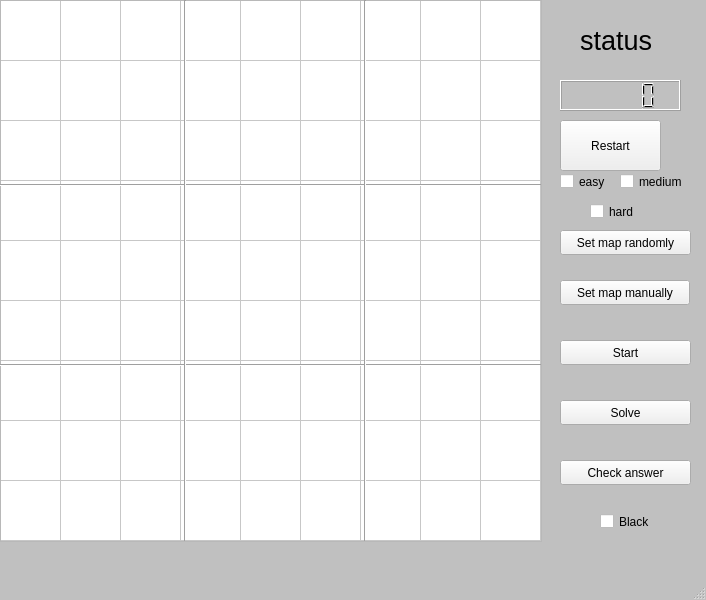
<?xml version="1.0" encoding="UTF-8"?>
<ui version="4.0">
 <class>MainWindow</class>
 <widget class="QMainWindow" name="MainWindow">
  <property name="geometry">
   <rect>
    <x>0</x>
    <y>0</y>
    <width>706</width>
    <height>600</height>
   </rect>
  </property>
  <property name="windowTitle">
   <string>MainWindow</string>
  </property>
  <property name="styleSheet">
   <string notr="true">QMainWindow{
background-color:rgb(192,192,192);
}</string>
  </property>
  <widget class="QWidget" name="centralWidget">
   <widget class="QTableWidget" name="tableWidget">
    <property name="geometry">
     <rect>
      <x>0</x>
      <y>0</y>
      <width>542</width>
      <height>542</height>
     </rect>
    </property>
    <property name="rowCount">
     <number>9</number>
    </property>
    <property name="columnCount">
     <number>9</number>
    </property>
    <attribute name="horizontalHeaderVisible">
     <bool>false</bool>
    </attribute>
    <attribute name="horizontalHeaderDefaultSectionSize">
     <number>60</number>
    </attribute>
    <attribute name="verticalHeaderVisible">
     <bool>false</bool>
    </attribute>
    <attribute name="verticalHeaderDefaultSectionSize">
     <number>60</number>
    </attribute>
    <row/>
    <row/>
    <row/>
    <row/>
    <row/>
    <row/>
    <row/>
    <row/>
    <row/>
    <column/>
    <column/>
    <column/>
    <column/>
    <column/>
    <column/>
    <column/>
    <column/>
    <column/>
    <item row="0" column="0">
     <property name="text">
      <string/>
     </property>
     <property name="textAlignment">
      <set>AlignCenter</set>
     </property>
    </item>
    <item row="0" column="1">
     <property name="text">
      <string/>
     </property>
    </item>
    <item row="0" column="2">
     <property name="text">
      <string/>
     </property>
    </item>
    <item row="0" column="3">
     <property name="text">
      <string/>
     </property>
    </item>
    <item row="0" column="4">
     <property name="text">
      <string/>
     </property>
    </item>
    <item row="0" column="5">
     <property name="text">
      <string/>
     </property>
    </item>
    <item row="0" column="6">
     <property name="text">
      <string/>
     </property>
    </item>
    <item row="0" column="7">
     <property name="text">
      <string/>
     </property>
    </item>
    <item row="0" column="8">
     <property name="text">
      <string/>
     </property>
    </item>
    <item row="1" column="0">
     <property name="text">
      <string/>
     </property>
    </item>
    <item row="1" column="1">
     <property name="text">
      <string/>
     </property>
    </item>
    <item row="1" column="2">
     <property name="text">
      <string/>
     </property>
    </item>
    <item row="1" column="3">
     <property name="text">
      <string/>
     </property>
    </item>
    <item row="1" column="4">
     <property name="text">
      <string/>
     </property>
    </item>
    <item row="1" column="5">
     <property name="text">
      <string/>
     </property>
    </item>
    <item row="1" column="6">
     <property name="text">
      <string/>
     </property>
    </item>
    <item row="1" column="7">
     <property name="text">
      <string/>
     </property>
    </item>
    <item row="1" column="8">
     <property name="text">
      <string/>
     </property>
    </item>
    <item row="2" column="0">
     <property name="text">
      <string/>
     </property>
    </item>
    <item row="2" column="1">
     <property name="text">
      <string/>
     </property>
    </item>
    <item row="2" column="2">
     <property name="text">
      <string/>
     </property>
    </item>
    <item row="2" column="3">
     <property name="text">
      <string/>
     </property>
    </item>
    <item row="2" column="4">
     <property name="text">
      <string/>
     </property>
    </item>
    <item row="2" column="5">
     <property name="text">
      <string/>
     </property>
    </item>
    <item row="2" column="6">
     <property name="text">
      <string/>
     </property>
    </item>
    <item row="2" column="7">
     <property name="text">
      <string/>
     </property>
    </item>
    <item row="2" column="8">
     <property name="text">
      <string/>
     </property>
    </item>
    <item row="3" column="0">
     <property name="text">
      <string/>
     </property>
    </item>
    <item row="3" column="1">
     <property name="text">
      <string/>
     </property>
    </item>
    <item row="3" column="2">
     <property name="text">
      <string/>
     </property>
    </item>
    <item row="3" column="3">
     <property name="text">
      <string/>
     </property>
    </item>
    <item row="3" column="4">
     <property name="text">
      <string/>
     </property>
    </item>
    <item row="3" column="5">
     <property name="text">
      <string/>
     </property>
    </item>
    <item row="3" column="6">
     <property name="text">
      <string/>
     </property>
    </item>
    <item row="3" column="7">
     <property name="text">
      <string/>
     </property>
    </item>
    <item row="3" column="8">
     <property name="text">
      <string/>
     </property>
    </item>
    <item row="4" column="0">
     <property name="text">
      <string/>
     </property>
    </item>
    <item row="4" column="1">
     <property name="text">
      <string/>
     </property>
    </item>
    <item row="4" column="2">
     <property name="text">
      <string/>
     </property>
    </item>
    <item row="4" column="3">
     <property name="text">
      <string/>
     </property>
    </item>
    <item row="4" column="4">
     <property name="text">
      <string/>
     </property>
    </item>
    <item row="4" column="5">
     <property name="text">
      <string/>
     </property>
    </item>
    <item row="4" column="6">
     <property name="text">
      <string/>
     </property>
    </item>
    <item row="4" column="7">
     <property name="text">
      <string/>
     </property>
    </item>
    <item row="4" column="8">
     <property name="text">
      <string/>
     </property>
    </item>
    <item row="5" column="0">
     <property name="text">
      <string/>
     </property>
    </item>
    <item row="5" column="1">
     <property name="text">
      <string/>
     </property>
    </item>
    <item row="5" column="2">
     <property name="text">
      <string/>
     </property>
    </item>
    <item row="5" column="3">
     <property name="text">
      <string/>
     </property>
    </item>
    <item row="5" column="4">
     <property name="text">
      <string/>
     </property>
    </item>
    <item row="5" column="5">
     <property name="text">
      <string/>
     </property>
    </item>
    <item row="5" column="6">
     <property name="text">
      <string/>
     </property>
    </item>
    <item row="5" column="7">
     <property name="text">
      <string/>
     </property>
    </item>
    <item row="5" column="8">
     <property name="text">
      <string/>
     </property>
    </item>
    <item row="6" column="0">
     <property name="text">
      <string/>
     </property>
    </item>
    <item row="6" column="1">
     <property name="text">
      <string/>
     </property>
    </item>
    <item row="6" column="2">
     <property name="text">
      <string/>
     </property>
    </item>
    <item row="6" column="3">
     <property name="text">
      <string/>
     </property>
    </item>
    <item row="6" column="4">
     <property name="text">
      <string/>
     </property>
    </item>
    <item row="6" column="5">
     <property name="text">
      <string/>
     </property>
    </item>
    <item row="6" column="6">
     <property name="text">
      <string/>
     </property>
    </item>
    <item row="6" column="7">
     <property name="text">
      <string/>
     </property>
    </item>
    <item row="6" column="8">
     <property name="text">
      <string/>
     </property>
    </item>
    <item row="7" column="0">
     <property name="text">
      <string/>
     </property>
    </item>
    <item row="7" column="1">
     <property name="text">
      <string/>
     </property>
    </item>
    <item row="7" column="2">
     <property name="text">
      <string/>
     </property>
    </item>
    <item row="7" column="3">
     <property name="text">
      <string/>
     </property>
    </item>
    <item row="7" column="4">
     <property name="text">
      <string/>
     </property>
    </item>
    <item row="7" column="5">
     <property name="text">
      <string/>
     </property>
    </item>
    <item row="7" column="6">
     <property name="text">
      <string/>
     </property>
    </item>
    <item row="7" column="7">
     <property name="text">
      <string/>
     </property>
    </item>
    <item row="7" column="8">
     <property name="text">
      <string/>
     </property>
    </item>
    <item row="8" column="0">
     <property name="text">
      <string/>
     </property>
    </item>
    <item row="8" column="1">
     <property name="text">
      <string/>
     </property>
    </item>
    <item row="8" column="2">
     <property name="text">
      <string/>
     </property>
    </item>
    <item row="8" column="3">
     <property name="text">
      <string/>
     </property>
    </item>
    <item row="8" column="4">
     <property name="text">
      <string/>
     </property>
    </item>
    <item row="8" column="5">
     <property name="text">
      <string/>
     </property>
    </item>
    <item row="8" column="6">
     <property name="text">
      <string/>
     </property>
    </item>
    <item row="8" column="7">
     <property name="text">
      <string/>
     </property>
    </item>
    <item row="8" column="8">
     <property name="text">
      <string/>
     </property>
    </item>
   </widget>
   <widget class="QPushButton" name="random">
    <property name="geometry">
     <rect>
      <x>560</x>
      <y>230</y>
      <width>131</width>
      <height>25</height>
     </rect>
    </property>
    <property name="text">
     <string>Set map randomly</string>
    </property>
   </widget>
   <widget class="QPushButton" name="manual">
    <property name="geometry">
     <rect>
      <x>560</x>
      <y>280</y>
      <width>130</width>
      <height>25</height>
     </rect>
    </property>
    <property name="text">
     <string>Set map manually</string>
    </property>
   </widget>
   <widget class="QPushButton" name="start">
    <property name="geometry">
     <rect>
      <x>560</x>
      <y>340</y>
      <width>131</width>
      <height>25</height>
     </rect>
    </property>
    <property name="text">
     <string>Start</string>
    </property>
   </widget>
   <widget class="QPushButton" name="check">
    <property name="geometry">
     <rect>
      <x>560</x>
      <y>460</y>
      <width>131</width>
      <height>25</height>
     </rect>
    </property>
    <property name="text">
     <string>Check answer</string>
    </property>
   </widget>
   <widget class="Line" name="line">
    <property name="geometry">
     <rect>
      <x>0</x>
      <y>180</y>
      <width>541</width>
      <height>10</height>
     </rect>
    </property>
    <property name="font">
     <font>
      <weight>50</weight>
      <bold>false</bold>
     </font>
    </property>
    <property name="mouseTracking">
     <bool>false</bool>
    </property>
    <property name="tabletTracking">
     <bool>false</bool>
    </property>
    <property name="autoFillBackground">
     <bool>false</bool>
    </property>
    <property name="orientation">
     <enum>Qt::Horizontal</enum>
    </property>
   </widget>
   <widget class="Line" name="line_2">
    <property name="geometry">
     <rect>
      <x>0</x>
      <y>360</y>
      <width>541</width>
      <height>10</height>
     </rect>
    </property>
    <property name="minimumSize">
     <size>
      <width>541</width>
      <height>0</height>
     </size>
    </property>
    <property name="baseSize">
     <size>
      <width>50</width>
      <height>50</height>
     </size>
    </property>
    <property name="font">
     <font>
      <pointsize>15</pointsize>
      <weight>50</weight>
      <bold>false</bold>
     </font>
    </property>
    <property name="orientation">
     <enum>Qt::Horizontal</enum>
    </property>
   </widget>
   <widget class="Line" name="line_3">
    <property name="geometry">
     <rect>
      <x>180</x>
      <y>0</y>
      <width>10</width>
      <height>541</height>
     </rect>
    </property>
    <property name="font">
     <font>
      <weight>50</weight>
      <bold>false</bold>
     </font>
    </property>
    <property name="lineWidth">
     <number>1</number>
    </property>
    <property name="orientation">
     <enum>Qt::Vertical</enum>
    </property>
   </widget>
   <widget class="Line" name="line_4">
    <property name="geometry">
     <rect>
      <x>360</x>
      <y>0</y>
      <width>10</width>
      <height>541</height>
     </rect>
    </property>
    <property name="font">
     <font>
      <weight>50</weight>
      <bold>false</bold>
     </font>
    </property>
    <property name="orientation">
     <enum>Qt::Vertical</enum>
    </property>
   </widget>
   <widget class="QCheckBox" name="checkBox">
    <property name="geometry">
     <rect>
      <x>600</x>
      <y>510</y>
      <width>92</width>
      <height>23</height>
     </rect>
    </property>
    <property name="text">
     <string>Black</string>
    </property>
   </widget>
   <widget class="QPushButton" name="restart">
    <property name="geometry">
     <rect>
      <x>560</x>
      <y>120</y>
      <width>101</width>
      <height>51</height>
     </rect>
    </property>
    <property name="text">
     <string>Restart</string>
    </property>
   </widget>
   <widget class="QPushButton" name="solve">
    <property name="geometry">
     <rect>
      <x>560</x>
      <y>400</y>
      <width>131</width>
      <height>25</height>
     </rect>
    </property>
    <property name="text">
     <string>Solve</string>
    </property>
   </widget>
   <widget class="QLabel" name="label">
    <property name="geometry">
     <rect>
      <x>550</x>
      <y>20</y>
      <width>141</width>
      <height>41</height>
     </rect>
    </property>
    <property name="font">
     <font>
      <pointsize>20</pointsize>
     </font>
    </property>
    <property name="text">
     <string>    status</string>
    </property>
   </widget>
   <widget class="QLCDNumber" name="lcd">
    <property name="geometry">
     <rect>
      <x>560</x>
      <y>80</y>
      <width>121</width>
      <height>31</height>
     </rect>
    </property>
    <property name="font">
     <font>
      <pointsize>17</pointsize>
      <weight>75</weight>
      <bold>true</bold>
     </font>
    </property>
   </widget>
   <widget class="QCheckBox" name="easy">
    <property name="geometry">
     <rect>
      <x>560</x>
      <y>170</y>
      <width>61</width>
      <height>23</height>
     </rect>
    </property>
    <property name="text">
     <string>easy</string>
    </property>
   </widget>
   <widget class="QCheckBox" name="medium">
    <property name="geometry">
     <rect>
      <x>620</x>
      <y>170</y>
      <width>81</width>
      <height>23</height>
     </rect>
    </property>
    <property name="text">
     <string>medium</string>
    </property>
   </widget>
   <widget class="QCheckBox" name="hard">
    <property name="geometry">
     <rect>
      <x>590</x>
      <y>200</y>
      <width>51</width>
      <height>23</height>
     </rect>
    </property>
    <property name="text">
     <string>hard</string>
    </property>
   </widget>
  </widget>
  <widget class="QStatusBar" name="statusBar"/>
  <action name="actionStart">
   <property name="text">
    <string>Start</string>
   </property>
  </action>
 </widget>
 <layoutdefault spacing="6" margin="11"/>
 <resources/>
 <connections/>
</ui>
